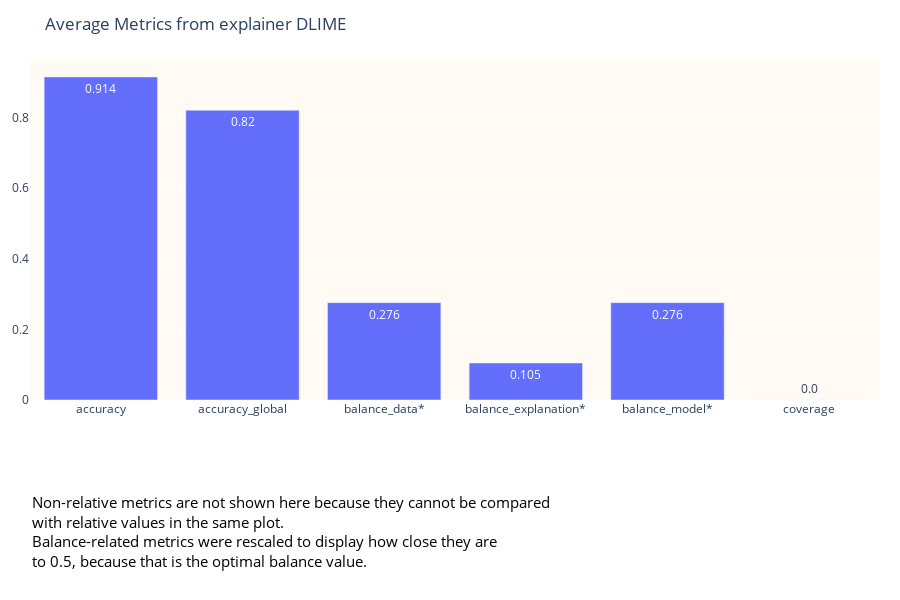

Write notebook code for a chart like this one.
### Code cell
print_metrics(metric_data, plot="bar", explainer='DLIME')

### Figure 1 — Plotly figure (JSON) as saved in the notebook; plotly's stock layout.template omitted (floating-point values rounded to 4 significant figures)
{"data": [{"text": ["0.914", "0.82", "0.276", "0.105", "0.276", "0.0"], "textposition": "auto", "type": "bar", "x": ["accuracy", "accuracy_global", "balance_data*", "balance_explanation*", "balance_model*", "coverage"], "y": [0.9144, 0.8202, 0.2756, 0.1047, 0.2756, 7.694e-05]}], "layout": {"annotations": [{"align": "left", "font": {"color": "black", "size": 15}, "showarrow": false, "text": "Non-relative metrics are not shown here because they cannot be compared<br>with relative values in the same plot.<br>Balance-related metrics were rescaled to display how close they are<br>to 0.5, because that is the optimal balance value.", "textangle": 0, "x": 0, "xanchor": "left", "xref": "paper", "y": -0.51, "yref": "paper"}], "height": 600, "margin": {"b": 200, "l": 20, "r": 20, "t": 60}, "plot_bgcolor": "#fffaf4", "title": {"text": "Average Metrics from explainer DLIME"}}}
